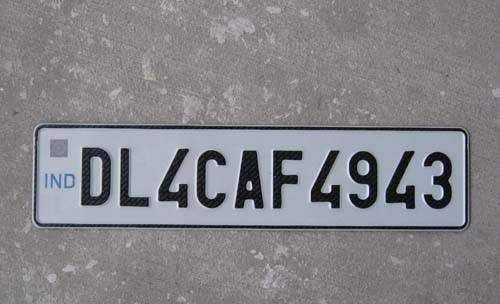
#> input picture img11.jpg, 500 x 304 px, given in place of img11.webp, which was not available
$ jupyter execute --allow-errors Minor_project_final_notebook_Test1.ipynb
#> lines starting #> are read from the running program, lines starting #| are printed output that depends on the picture; after the words box and inside, x2 and y2 are one past the last pixel; in counts of white or black regions, pixels touching at a corner belong together; pictures that were not available may be replaced by others from this repository, and a replacement may not be noted
[cell 1]
import numpy as np # linear algebra
import pandas as pd # data processing, CSV file I/O (e.g. pd.read_csv)
import os

if os.path.isdir('C:\\Users\\KIIT\\Documents\\00-MINOR PROJECT\\minor_project-master'):
    print(os.listdir('C:\\Users\\KIIT\\Documents\\00-MINOR PROJECT\\minor_project-master'))
else:
    print("Directory does not exist.")

for dirname, _, filenames in os.walk('C:\\Users\\KIIT\\Documents\\00-MINOR PROJECT\\minor_project-master'):
    for filename in filenames:
        print(os.path.join(dirname, filename))

[cell 2]
import matplotlib.pyplot as plt
import numpy as np
import cv2
import tensorflow as tf
from sklearn.metrics import f1_score
from tensorflow.keras import optimizers
from tensorflow.keras.models import Sequential
from tensorflow.keras.preprocessing.image import ImageDataGenerator
from tensorflow.keras.layers import Dense, Flatten, MaxPooling2D, Dropout, Conv2D

[cell 3]
# Loads the data required for detecting the license plates from cascade classifier.
plate_cascade = cv2.CascadeClassifier("C:\\Users\\KIIT\\Documents\\00-MINOR PROJECT\\minor_project-master\\indian_license_plate.xml")

[cell 4]
def detect_plate(img): # the function detects and perfors blurring on the number plate.
    plate_img = img.copy()
    roi = img.copy()
    plate_rect = plate_cascade.detectMultiScale(plate_img, scaleFactor = 1.2, minNeighbors = 7) # detects numberplates and returns the coordinates and dimensions of detected license plate's contours.
    for (x,y,w,h) in plate_rect:
        roi_ = roi[y:y+h, x:x+w, :] # extracting the Region of Interest of license plate for blurring.
        plate = roi[y:y+h, x:x+w, :]
        cv2.rectangle(plate_img, (x+2,y), (x+w-10, y+h-5), (51,181,155), 3) # finally representing the detected contours by drawing rectangles around the edges.
    return plate_img, plate # returning the processed image.

[cell 5]
def display(img_, title=''):
    img = cv2.cvtColor(img_, cv2.COLOR_BGR2RGB)
    fig = plt.figure(figsize=(10,6))
    ax = plt.subplot(111)
    ax.imshow(img)
    ax.set_title(title)
    plt.show()

img = cv2.imread('C:\\Users\\KIIT\\Documents\\00-MINOR PROJECT\\minor_project-master\\img11.webp')
#> img is the input picture: shape (304, 500, 3); mean B, G, R 135.7, 130.7, 133.1
display(img, 'Input image')

[cell 6]
# Getting plate prom the processed image
output_img, plate = detect_plate(img)
#> in detect_plate, `plate_rect = plate_cascade.detectMultiScale(plate_img, scaleFactor = 1..`: plate_rect = [[89, 130, 366, 91]]
#> the loop in detect_plate, `for (x,y,w,h) in plate_rect:` made 1 pass
#> pass 1, in detect_plate, `roi_ = roi[y:y+h, x:x+w, :]`:
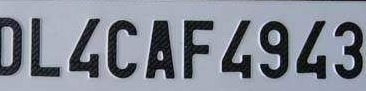
#> roi_: shape (91, 366, 3); mean B, G, R 148.7, 136.8, 131.5
#> after the loop in detect_plate, `for (x,y,w,h) in plate_rect:`:
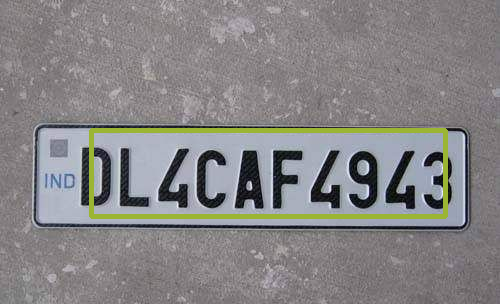
#> plate_img: shape (304, 500, 3); 2.89% of pixels changed, all inside (x1, y1, x2, y2) = (89, 128, 448, 219)

[cell 7]
display(output_img, 'Detected license plate in the input image')

[cell 8]
display(plate, 'Extracted license plate from the image')

[cell 9]
# Match contours to license plate or character template
def find_contours(dimensions, img) :

    # Find all contours in the image
    cntrs, _ = cv2.findContours(img.copy(), cv2.RETR_TREE, cv2.CHAIN_APPROX_SIMPLE)

    # Retrieve potential dimensions
    lower_width = dimensions[0]
    upper_width = dimensions[1]
    lower_height = dimensions[2]
    upper_height = dimensions[3]

    # Check largest 5 or  15 contours for license plate or character respectively
    cntrs = sorted(cntrs, key=cv2.contourArea, reverse=True)[:15]

    ii = cv2.imread('contour.jpg')

    x_cntr_list = []
    target_contours = []
    img_res = []
    for cntr in cntrs :
        # detects contour in binary image and returns the coordinates of rectangle enclosing it
        intX, intY, intWidth, intHeight = cv2.boundingRect(cntr)

        # checking the dimensions of the contour to filter out the characters by contour's size
        if intWidth > lower_width and intWidth < upper_width and intHeight > lower_height and intHeight < upper_height :
            x_cntr_list.append(intX) #stores the x coordinate of the character's contour, to used later for indexing the contours

            char_copy = np.zeros((44,24))
            # extracting each character using the enclosing rectangle's coordinates.
            char = img[intY:intY+intHeight, intX:intX+intWidth]
            char = cv2.resize(char, (20, 40))

            cv2.rectangle(ii, (intX,intY), (intWidth+intX, intY+intHeight), (50,21,200), 2)
            plt.imshow(ii, cmap='gray')

            # Make result formatted for classification: invert colors
            char = cv2.subtract(255, char)

            # Resize the image to 24x44 with black border
            char_copy[2:42, 2:22] = char
            char_copy[0:2, :] = 0
            char_copy[:, 0:2] = 0
            char_copy[42:44, :] = 0
            char_copy[:, 22:24] = 0

            img_res.append(char_copy) # List that stores the character's binary image (unsorted)

    # Return characters on ascending order with respect to the x-coordinate (most-left character first)

    plt.show()
    # arbitrary function that stores sorted list of character indeces
    indices = sorted(range(len(x_cntr_list)), key=lambda k: x_cntr_list[k])
    img_res_copy = []
    for idx in indices:
        img_res_copy.append(img_res[idx])# stores character images according to their index
    img_res = np.array(img_res_copy)

    return img_res

[cell 10]
# Find characters in the resulting images
def segment_characters(image) :

    # Preprocess cropped license plate image
    img_lp = cv2.resize(image, (333, 75))
    img_gray_lp = cv2.cvtColor(img_lp, cv2.COLOR_BGR2GRAY)
    _, img_binary_lp = cv2.threshold(img_gray_lp, 200, 255, cv2.THRESH_BINARY+cv2.THRESH_OTSU)
    img_binary_lp = cv2.erode(img_binary_lp, (3,3))
    img_binary_lp = cv2.dilate(img_binary_lp, (3,3))

    LP_WIDTH = img_binary_lp.shape[0]
    LP_HEIGHT = img_binary_lp.shape[1]

    # Make borders white
    img_binary_lp[0:3,:] = 255
    img_binary_lp[:,0:3] = 255
    img_binary_lp[72:75,:] = 255
    img_binary_lp[:,330:333] = 255

    # Estimations of character contours sizes of cropped license plates
    dimensions = [LP_WIDTH/6,
                       LP_WIDTH/2,
                       LP_HEIGHT/10,
                       2*LP_HEIGHT/3]
    plt.imshow(img_binary_lp, cmap='gray')
    plt.show()
    cv2.imwrite('contour.jpg',img_binary_lp)

    # Get contours within cropped license plate
    char_list = find_contours(dimensions, img_binary_lp)

    return char_list

[cell 11]
# Let's see the segmented characters
char = segment_characters(plate)
#> in segment_characters, `img_lp = cv2.resize(image, (333, 75))`:
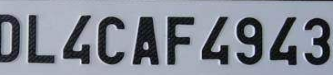
#> img_lp: shape (75, 333, 3); mean B, G, R 148.5, 136.6, 131.4
#> in segment_characters, `_, img_binary_lp = cv2.threshold(img_gray_lp, 200, 255, cv2.THRESH_BIN..`:
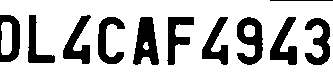
#> img_binary_lp: shape (75, 333); 74.6% white; 11 black regions, largest, box (x1, y1, x2, y2) and area: (133, 17, 159, 65) 811, (237, 17, 263, 65) 747, (305, 18, 330, 65) 632
#> in segment_characters, `img_binary_lp = cv2.erode(img_binary_lp, (3,3))`: img_binary_lp: shape (75, 333); 72.7% white; 11 black regions, largest, box (x1, y1, x2, y2) and area: (133, 17, 159, 66) 843, (237, 17, 263, 66) 804, (305, 18, 330, 66) 688
#> in segment_characters, `img_binary_lp = cv2.dilate(img_binary_lp, (3,3))`: img_binary_lp: shape (75, 333); 74.4% white; 11 black regions, largest, box (x1, y1, x2, y2) and area: (133, 18, 159, 66) 811, (237, 18, 263, 66) 747, (305, 19, 330, 66) 632
#> in segment_characters, `img_binary_lp[:,0:3] = 255`:
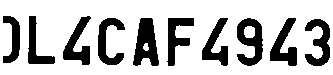
#> img_binary_lp: shape (75, 333); 75.2% white; 10 black regions
#> in find_contours, `cntrs, _ = cv2.findContours(img.copy(), cv2.RETR_TREE, cv2.CHAIN_APPRO..`: cntrs = 13 contours; largest, box (x1, y1, x2, y2) and area: (0, 0, 333, 75) 24568, (236, 17, 264, 67) 936, (132, 17, 160, 67) 916, (304, 18, 331, 67) 716, (269, 17, 298, 67) 706
#> the loop in find_contours, `for cntr in cntrs :` made 13 passes
#> (intX, intY, intWidth, intHeight) on passes 2 to 13: (236, 17, 28, 50), (132, 17, 28, 50), (304, 18, 27, 49), (269, 17, 29, 50), (62, 15, 30, 51), (166, 17, 29, 50), (97, 17, 29, 49), (201, 17, 28, 50), (27, 15, 29, 50), (2, 15, 19, 49), (244, 26, 11, 12), (143, 43, 6, 8)
#> (cntr, intX, intY, intWidth, intHeight) on pass 1: ([[0, 0], [0, 74], [332, 74], [332, 0]], 0, 0, 333, 75)
#> after the loop in find_contours, `for cntr in cntrs :`:
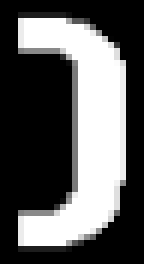
#> char_copy: shape (44, 24) float64 (shown 6 times larger); min 0, max 255, mean 91.2
#> after the loop in find_contours, `for cntr in cntrs :`:
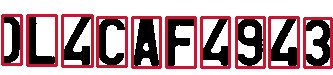
#> ii: shape (75, 333, 3); mean B, G, R 156.1, 150.7, 183.7
#> after the loop in find_contours, `for cntr in cntrs :`: img_res = 10 items; x_cntr_list = [236, 132, 304, 269, 62, 166, 97, 201, 27, 2]
#> in find_contours, `plt.show()`:
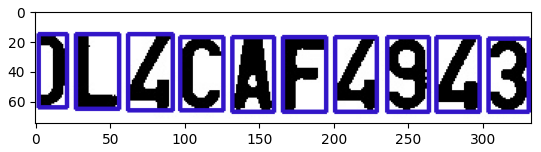
#> figure drawn by matplotlib, 1 panel; B, G, R data is drawn as R, G, B
#> in find_contours, `indices = sorted(range(len(x_cntr_list)), key=lambda k: x_cntr_list[k])`: indices = [9, 8, 4, 6, 1, 5, 7, 0, 3, 2]
#> the loop in find_contours, `for idx in indices:` made 10 passes
#> idx on passes 1, 2, 3, 4, 5, 8, 9, 10: 9, 8, 4, 6, 1, 0, 3, 2
#> after the loop in find_contours, `for idx in indices:`: img_res_copy = 10 items

[cell 12]
for i in range(9):
    plt.subplot(1, 9, i+1)
    plt.imshow(char[i], cmap='gray')
    plt.axis('off')
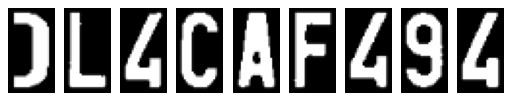
#> figure drawn by matplotlib, 9 panels

[cell 13]
import tensorflow.keras.backend as K
#> (the rest of this cell did not finish here and is left out)

[cell 14]
# Metrics for checking the model performance while training
def f1score(y, y_pred):
  return f1_score(y, tf.math.argmax(y_pred, axis=1), average='micro')

def custom_f1score(y, y_pred):
  return tf.py_function(f1score, (y, y_pred), tf.double)

[cell 15]
from tensorflow.keras import backend as K

K.clear_session()
#> (this line was passed over: tensorflow is not available in this run)

#> (the rest of this cell did not finish here and is left out)

#> (a cell that did not finish here is left out)

[cell 17]
# [4 lines of commented-out code are left out]

[cell 18]
batch_size = 1
# callbacks = [stop_training_callback()]
#> (the rest of this cell did not finish here and is left out)

[cell 19]
def fix_dimension(img):
    new_img = np.zeros((28,28,3))
    for i in range(3):
        new_img[:,:,i] = img
    return new_img

def show_results(model, char):
    dic = {}
    characters = '0123456789ABCDEFGHIJKLMNOPQRSTUVWXYZ'
    for i,c in enumerate(characters):
        dic[i] = c

    output = []
    for i,ch in enumerate(char): #iterating over the characters
        img_ = cv2.resize(ch, (28,28), interpolation=cv2.INTER_AREA)
        img = fix_dimension(img_)
        img = img.reshape(1,28,28,3) #preparing image for the model
        y_prob = model.predict(img)[0] #predicting the class probabilities
        y_ = np.argmax(y_prob) #getting the index of the predicted class
        character = dic[y_]
        output.append(character) #storing the result in a list

    plate_number = ''.join(output)
    return plate_number


#> (the rest of this cell did not finish here and is left out)

[cell 20]
# Segmented characters and their predicted value.
plt.figure(figsize=(10,6))
#> (the rest of this cell did not finish here and is left out)

[cell 21]
print("THE WHOLE WORK FLOW : ")

plate_cascade = cv2.CascadeClassifier("C:\\Users\\KIIT\\Documents\\00-MINOR PROJECT\\minor_project-master\\indian_license_plate.xml")

def detect_plate(img): # the function detects and perfors blurring on the number plate.
    plate_img = img.copy()
    roi = img.copy()
    plate_rect = plate_cascade.detectMultiScale(plate_img, scaleFactor = 1.2, minNeighbors = 7) # detects numberplates and returns the coordinates and dimensions of detected license plate's contours.
    for (x,y,w,h) in plate_rect:
        roi_ = roi[y:y+h, x:x+w, :] # extracting the Region of Interest of license plate for blurring.
        plate = roi[y:y+h, x:x+w, :]
        cv2.rectangle(plate_img, (x+2,y), (x+w-10, y+h-5), (51,181,155), 3) # finally representing the detected contours by drawing rectangles around the edges.
    return plate_img, plate # returning the processed image.

img = cv2.imread("C:\\Users\\KIIT\\Documents\\00-MINOR PROJECT\\minor_project-master\\img1.jpg")
#> (the rest of this cell did not finish here and is left out)


output_img, plate = detect_plate(img)
display(output_img, 'Detected license plate in the input image : ')
display(plate, 'Extracted license plate from the image : ')
print("Results to find characters in the resulting images :")
char = segment_characters(plate)
print("Results for the detected license plate characters :")
print(show_results(model, char))
plt.figure(figsize=(10,6))
print("Results for Segmented characters and their predicted value : ")
for i,ch in enumerate(char):
    img = cv2.resize(ch, (28,28), interpolation=cv2.INTER_AREA)
    plt.subplot(3,4,i+1)
    plt.imshow(img,cmap='gray')
    plt.title(f'predicted: {show_results(model, char)[i]}')
    plt.axis('off')
plt.show()

#> (a cell that did not finish here is left out)

#> (a cell that did not finish here is left out)

#> (a cell that did not finish here is left out)

[cell 25]
import pandas as pd

[cell 26]
user_db = pd.read_csv('owners.csv')
#> (reads owners.csv from the repository)

[cell 27]
match = user_db[user_db['license_number'] == 'MH02VD2636']

[cell 28]
if not match.empty:
    print(f"Owner Name: {match['owner_name'].values[0]}")
    print(f"License Number: {match['license_number'].values[0]}")
    print(f"Model Name: {match['Model Name'].values[0]}")
    print(f"Registration Office: {match['Registration Office'].values[0]}")
else:
    print("Car owner not found in the database.")

[cell 29]
import requests

url = "https://vehicle-rc-information.p.rapidapi.com/"
#> (the rest of this cell did not finish here and is left out)

[cell 30]
import matplotlib.pyplot as plt
import numpy as np

epochs = range(1, 11) # example data for 10 epochs
train_acc = [0.8, 0.85, 0.88, 0.9, 0.92, 0.93, 0.95, 0.96, 0.97, 0.98] # example data for training accuracy
val_acc = [0.72, 0.78, 0.83, 0.85, 0.87, 0.88, 0.9, 0.91, 0.92, 0.93] # example data for validation accuracy

plt.plot(epochs, train_acc, 'bo', label='Training accuracy')
plt.plot(epochs, val_acc, 'b', label='Validation accuracy')
plt.title('Training and Validation accuracy')
plt.xlabel('Epochs')
plt.ylabel('Accuracy')
plt.legend()
plt.show()
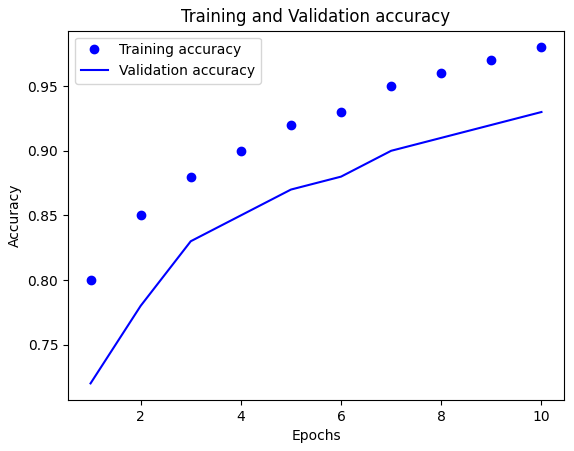
#> figure drawn by matplotlib, 1 panel; curve peaks at x = 10, y = 0.98; curve peaks at x = 10, y = 0.93
